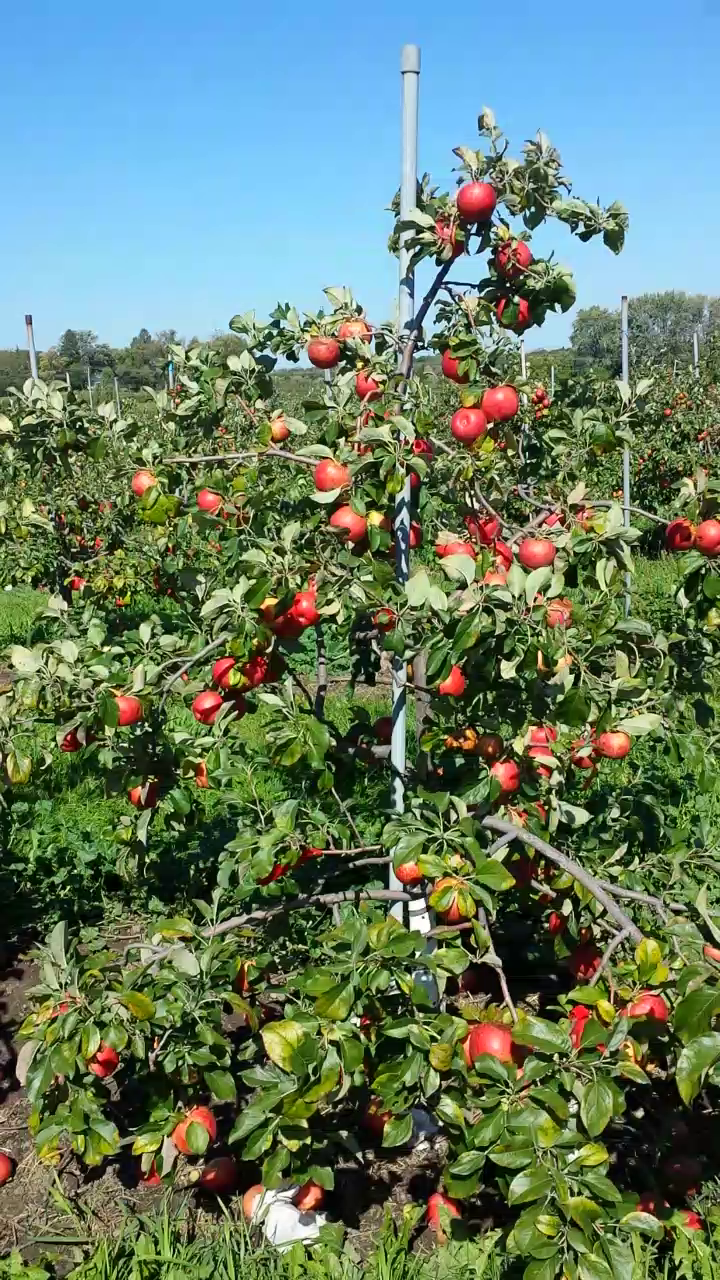
#> input picture Apple Counting - Machine Vision/apples.png, 720 x 1280 px
$ python edge_detection.py
#> lines starting #> are read from the running program, lines starting #| are printed output that depends on the picture
import numpy as np
import cv2 as cv
from matplotlib import pyplot as plt

def laplacian(input_img):
    lap = cv.Laplacian(input_img,cv.CV_64F)
    lap = np.uint8(np.absolute(lap))
    return lap

def canny(input_img):
    result = cv.Canny(input_img,100,200)
    return result

def sobel(input_img):
    sobelx = cv.Sobel(input_img, cv.CV_64F,1,0,)
    sobely = cv.Sobel(input_img, cv.CV_64F,0,1)
    combined_sobel = cv.bitwise_or(sobelx, sobely)
    return combined_sobel

img = cv.imread('apples.png',0)
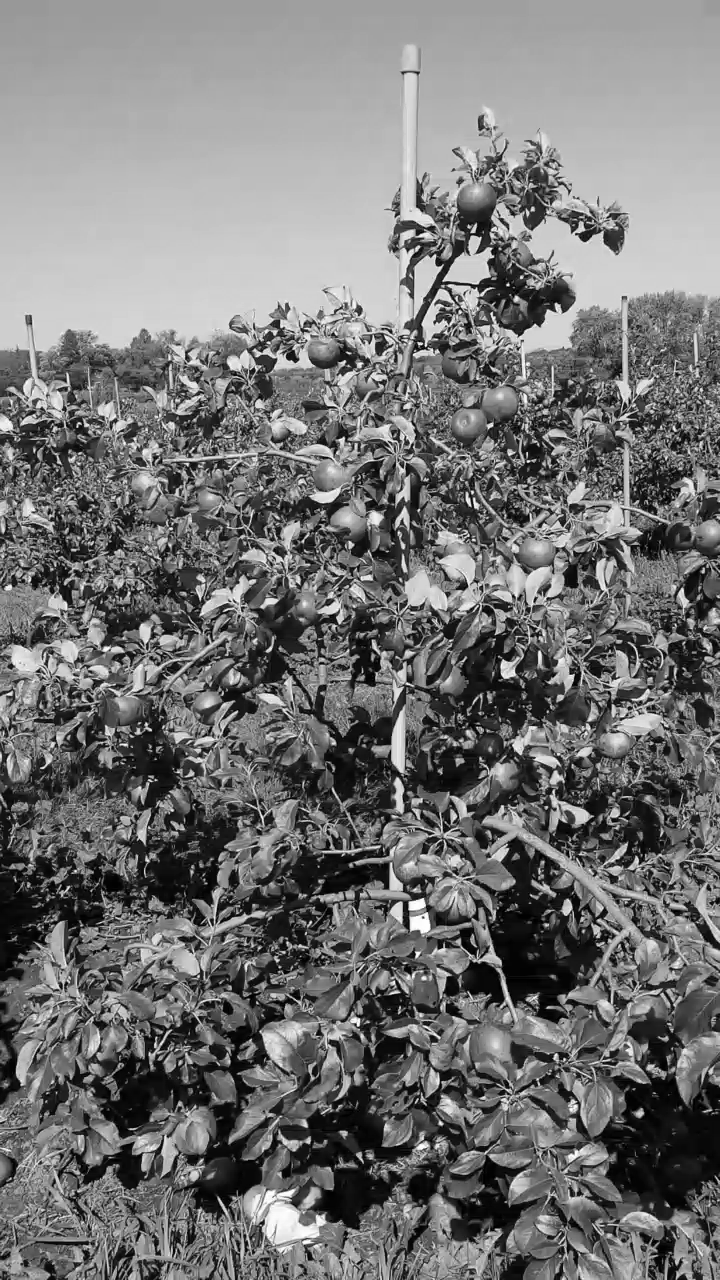
#> img: shape (1280, 720); min 0, max 255, mean 115.9
output = canny(img)
#> in canny, `result = cv.Canny(input_img,100,200)`:
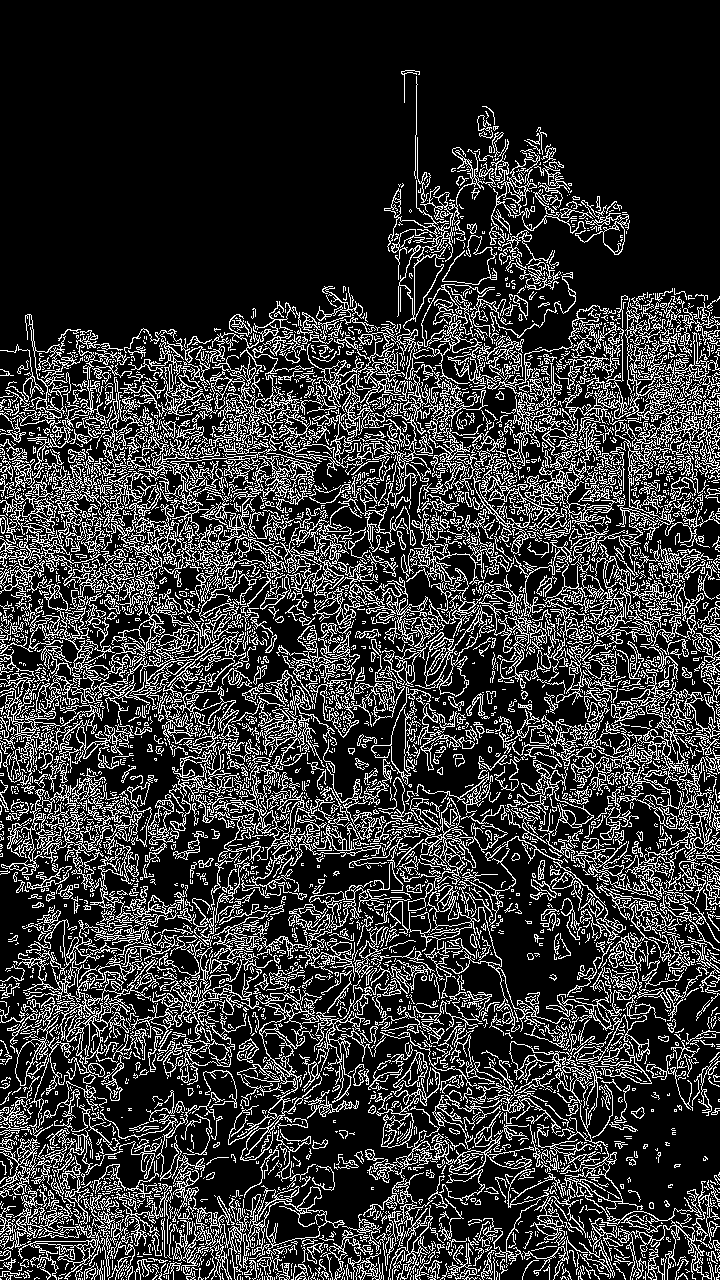
#> result: shape (1280, 720); 20.6% white in thin lines or dots

# Display images
plt.subplot(121),plt.imshow(img,cmap = 'gray')
plt.title('Original Image'), plt.xticks([]), plt.yticks([])

plt.subplot(122),plt.imshow(output,cmap = 'gray')
plt.title('Edge Detection'), plt.xticks([]), plt.yticks([])

plt.show()
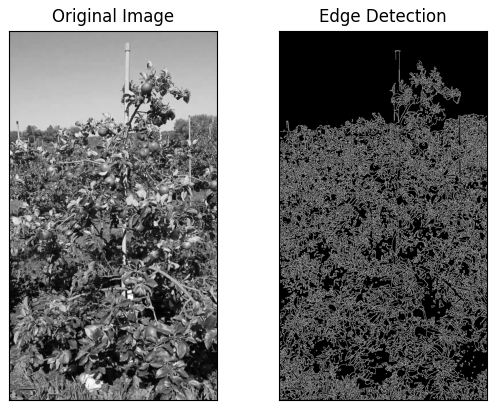
#> figure drawn by matplotlib, 2 panels
